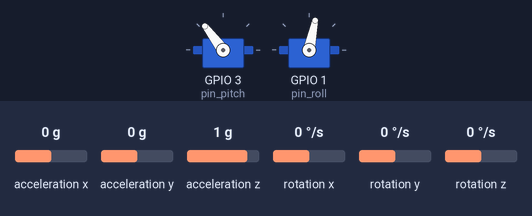
The sketch below on a simulated ESP32. Shown: 2 × servo. Wiring (inferred from the names in the program): MPU-6050 motion sensor at I2C address 0x68. Inputs (shaded band) come from the test bench; at power-on: acceleration y 0 g, acceleration x 0 g, rotation y 0 °/s, acceleration z 1 g, rotation x 0 °/s, rotation z 0 °/s.

Above: at 1.2 s.
1.3 s: acceleration y set to -1.4 g
4.3 s: acceleration x set to 0.2 g
At 5.49 s:
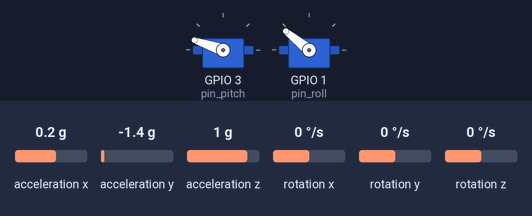
7.3 s: acceleration y set to 1.4 g
At 8.92 s:
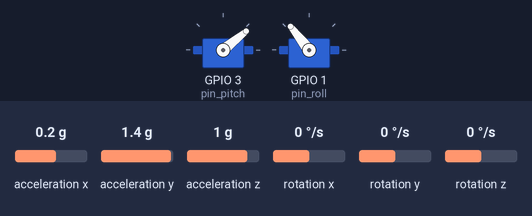
10.3 s: rotation y set to 100 °/s
At 12.9 s:
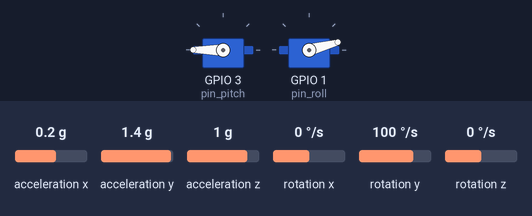
13.3 s: rotation y set to -192 °/s
At 15.1 s:
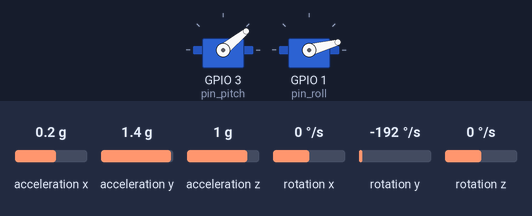
15.5 s: acceleration y set to -0.8 g
At 16.95 s:
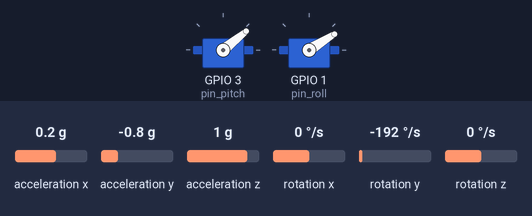
Timing chart, 0 to 19.5 s (numbered marks = the images above; inputs shaded):
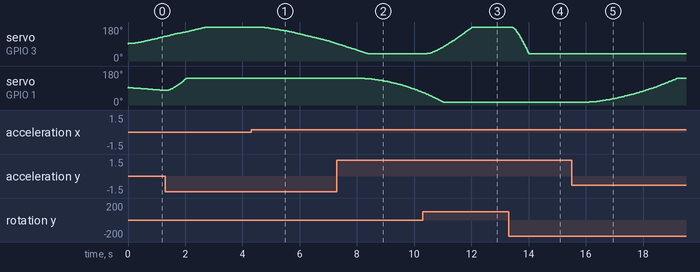

The sketch:

Gimbol_esp_PID.ino
```cpp
#include "Wire.h"
#include <Servo.h>
#include "math.h"
#include <PID_v1.h>

#include <Ticker.h>  //Ticker Library
Ticker blinker_pitch,blinker_roll;
Servo servo_pitch,servo_roll;  // create servo object to control a servo
int pos, pos1, posr;
int min_servo = 950;//1446;
int max_servo = 2400;
int min_servo1 = 700;
int max_servo1 = 2000;
int sampleT=8;
int pin_pitch = 3;
int pin_roll = 1;
int caballito=4;
/*--------------------------  PID  ---------------------------------*/
//Define Variables we'll be connecting to
double Setpoint, Input, Output;
//Define Variables we'll be connecting to
double Setpoint1, Input1, Output1;
/*---------------------------------------------------------------*/
//Specify the links and initial tuning parameters
double Kp=0.8, Ki=0.18, Kd=0.0;//===Define the constant Kp,Ki,Kd
PID myPID_pitch(&Input, &Output, &Setpoint, Kp, Ki, Kd, DIRECT);
/*---------------------------------------------------------------*/
//Specify the links and initial tuning parameters
double Kp1=0.2, Ki1=0.04, Kd1=0.000;//=====Define the constant Kp,Ki,Kd
PID myPID_roll(&Input1, &Output1, &Setpoint1, Kp1, Ki1, Kd1, DIRECT);

/*--------------------------MPU 6050-----------------------------*/
// La dirección del MPU6050 puede ser 0x68 o 0x69, dependiendo
// del estado de AD0. Si no se especifica, 0x68 estará implicito
//MPU6050 sensor_ang;
// Valores RAW (sin procesar) del acelerometro y giroscopio en los ejes x,y,z
#define SDA 0
#define SCL 2
const int MPU_addr=0x68; // I2C address of the MPU-6050
int16_t ax, ay, az;
int16_t gx, gy, gz, Tmp;
double ax_d, ay_d, az_d;
double  ang_x, ang_y;
float ang_x_prev, ang_y_prev;
long tiempo_prev,tiempo_prev1,tiempo_prev2;
float dt;
int d_max;
float accel_ang_y,accel_ang_x;
//time out loop count
const int timeout = 200;
void init_MPU_sensor();
void MPU_sensor();
void PID_axiY_pitch();
void PID_axiX_roll();

/*==============================SETUP=================================*/
void setup() {
  // PID parametros
  Input = ang_y;
  Setpoint = 0;
  Input1 = ang_x;
  Setpoint1 = 0;
  //turn the PID on
  myPID_pitch.SetMode(AUTOMATIC);
  myPID_pitch.SetSampleTime(sampleT);
  myPID_pitch.SetOutputLimits(-500.0,500.0);
  myPID_roll.SetMode(AUTOMATIC);
  myPID_roll.SetSampleTime(sampleT);
  myPID_roll.SetOutputLimits(-500.0,500.0);
  //--------------------
  //Serial.begin(115200);
  // --- Servos----
  servo_pitch.attach(pin_pitch);  // attaches the servo on GIO2 to the servo object
  servo_roll.attach(pin_roll);
  //------MPU------
  init_MPU_sensor();
  //------Timer----
  blinker_pitch.attach_ms(sampleT, PID_axiY_pitch);
  delay(sampleT/2);
  blinker_roll.attach_ms(sampleT, PID_axiX_roll);
}
/*==============================LOOP==================================*/
void loop()
{
  //MPU_sensor();
  //Serial.print(ang_x); Serial.print("\t");Serial.print(ang_y); Serial.print("\t");Serial.print(pos); Serial.println("\t");

}

/*====================================================================*/
void init_MPU_sensor(){
  Wire.begin(SDA, SCL);
  Wire.beginTransmission(MPU_addr);
  Wire.write(0x6B); // PWR_MGMT_1 register
  Wire.write(0); // set to zero (wakes up the MPU-6050)
  Wire.endTransmission(true);
}
/*====================================================================*/
void MPU_sensor(){
  /* Leer las aceleraciones y velocidades angulares
  sensor_ang.getAcceleration(&ax, &ay, &az);
  sensor_ang.getRotation(&gx, &gy, &gz);
  // Correxion de Offsets*/
  Wire.beginTransmission(MPU_addr);
  Wire.write(0x3B); // starting with register 0x3B (ACCEL_XOUT_H)
  Wire.endTransmission(false);
  Wire.requestFrom(MPU_addr,14,true); // request a total of 14 registers
  ax=Wire.read()<<8|Wire.read(); // 0x3B (ACCEL_XOUT_H) & 0x3C (ACCEL_XOUT_L)
  ay=Wire.read()<<8|Wire.read(); // 0x3D (ACCEL_YOUT_H) & 0x3E (ACCEL_YOUT_L)
  az=Wire.read()<<8|Wire.read(); // 0x3F (ACCEL_ZOUT_H) & 0x40 (ACCEL_ZOUT_L)
  Tmp=Wire.read()<<8|Wire.read(); // 0x41 (TEMP_OUT_H) & 0x42 (TEMP_OUT_L)
  gx=Wire.read()<<8|Wire.read(); // 0x43 (GYRO_XOUT_H) & 0x44 (GYRO_XOUT_L)
  gy=Wire.read()<<8|Wire.read(); // 0x45 (GYRO_YOUT_H) & 0x46 (GYRO_YOUT_L)
  gz=Wire.read()<<8|Wire.read(); // 0x47 (GYRO_ZOUT_H) & 0x48 (GYRO_ZOUT_L)

  ax=ax-1277;
  ay=ay+428;
  az=az+1723;
  gx=gx+637;
  gy=gy-319;
  gz=gz-224;
  dt = (millis()-tiempo_prev)/1000.0;
  tiempo_prev=millis();

  //Calcular los ángulos con acelerometro
  accel_ang_x=atan2(ay,sqrt(pow(ax,2) + pow(az,2)))*(180.0/3.14);
  accel_ang_y=atan2(-ax,sqrt(pow(ay,2) + pow(az,2)))*(180.0/3.14);

  //Calcular angulo de rotación con giroscopio y filtro complementario
  ang_x = 0.98*(ang_x_prev+(gx/127)*dt) + 0.02*accel_ang_x;
  ang_y = 0.98*(ang_y_prev+(gy/160)*dt) + 0.02*accel_ang_y;

  ang_x_prev=ang_x;
  ang_y_prev=ang_y;
}
/*============================PITCH=====================================*/
void PID_axiY_pitch(){

  dt = (millis()-tiempo_prev1);
  tiempo_prev1=millis();
  //Serial.println("Calculo del Usignal pitch"); Serial.println(dt);

  /* in steps of 1 degree
  if (pos<180){
    servo_pitch.write(pos);              // tell servo to go to position in variable 'pos'
    posr++;
    pos++;
  }else{
    posr--;
    servo_pitch.write(posr);              // tell servo to go to position in variable 'pos'
    if (posr == 0){
      pos=0;}
  }
  */
  MPU_sensor();
  Input = ang_y;
  myPID_pitch.Compute();
  pos = servo_pitch.readMicroseconds() - Output ;
  pos = constrain(pos, min_servo, max_servo);
  servo_pitch.writeMicroseconds(pos);              // tell servo to go to position in variable
}
/*=============================ROLL====================================*/
void PID_axiX_roll(){
  dt = (millis()-tiempo_prev2);
  tiempo_prev2=millis();
  //Serial.println("Calculo del Usignal roll"); Serial.println(dt);
  MPU_sensor();
  Input1 = ang_x;
  myPID_roll.Compute();
  pos1 = servo_roll.readMicroseconds() + Output1 ;
  pos1 = constrain(pos1, min_servo1, max_servo1);
  servo_roll.writeMicroseconds(pos1);              // tell servo to go to position in variable
}
```

Measured:
- the behaviour switches between 0.1 and 0.2 g on acceleration x (found by bisection; images 0 and 1)
- after the input at 4.3 s, servo on GPIO 3 (pin_pitch): moves from 180° to 92° over 2.7 s, starting after 0.32 s
- after the input at 7.3 s, servo on GPIO 1 (pin_roll): moves from 141° to 67° over 2.0 s, starting after 0.97 s
- after the input at 10.3 s, servo on GPIO 3 (pin_pitch): moves from 39° to 180° over 1.6 s, starting after 0.16 s
- after the input at 13.3 s, servo on GPIO 3 (pin_pitch): moves from 180° to 39° over 0.60 s, starting after 0.10 s
- after the input at 15.5 s, servo on GPIO 1 (pin_roll): moves from 15° to 141° over 3.1 s, starting after 0.63 s
